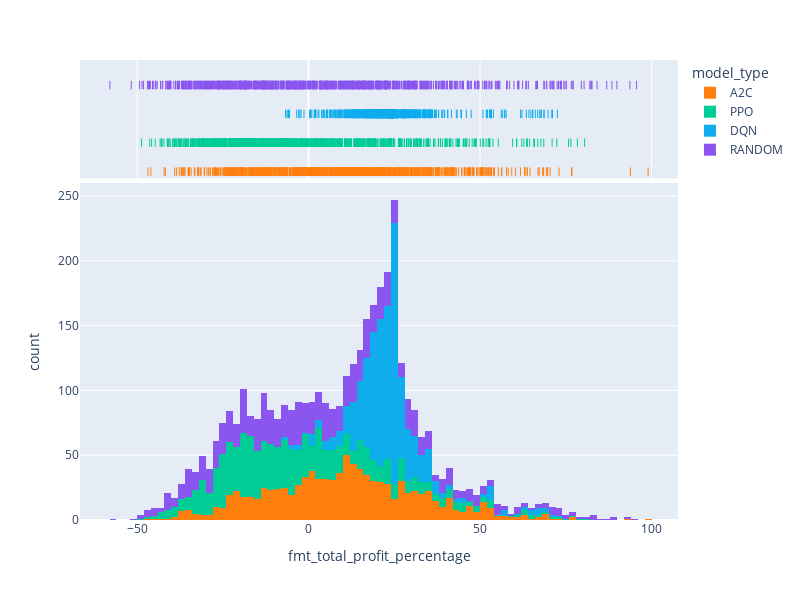

Notebook source saved alongside this figure:
### Code cell
fig = px.histogram(df_simulation_results, x="fmt_total_profit_percentage", color="model_type", color_discrete_sequence=[ "#FF7F0E", "#00CC96", "#10aded", "#8A56EF"],  width=800, height=600, marginal="rug", # can be `box`, `violin`
                         hover_data=['total_reward_cash','fmt_total_profit_percentage', 'num_of_trades', 'sim_id'])
fig.show()

### Figure 1 — Plotly figure (JSON) as saved in the notebook; plotly's stock layout.template omitted (floating-point values rounded to 4 significant figures; data arrays with more than 128 entries replaced by an {"elided": "..."} marker saying what was removed)
{"data": [{"alignmentgroup": "True", "bingroup": "x", "hovertemplate": "model_type=A2C<br>fmt_total_profit_percentage=%{x}<br>count=%{y}<extra></extra>", "legendgroup": "A2C", "marker": {"color": "#FF7F0E", "pattern": {"shape": ""}}, "name": "A2C", "offsetgroup": "A2C", "orientation": "v", "showlegend": true, "type": "histogram", "x": {"elided": "1000 float values"}, "xaxis": "x", "yaxis": "y"}, {"alignmentgroup": "True", "boxpoints": "all", "customdata": {"elided": "1000x3 float values"}, "fillcolor": "rgba(255,255,255,0)", "hoveron": "points", "hovertemplate": "model_type=A2C<br>fmt_total_profit_percentage=%{x}<br>total_reward_cash=%{customdata[0]}<br>num_of_trades=%{customdata[1]}<br>sim_id=%{customdata[2]}<extra></extra>", "jitter": 0, "legendgroup": "A2C", "line": {"color": "rgba(255,255,255,0)"}, "marker": {"color": "#FF7F0E", "symbol": "line-ns-open"}, "name": "A2C", "offsetgroup": "A2C", "showlegend": false, "type": "box", "x": {"elided": "1000 float values"}, "xaxis": "x2", "yaxis": "y2"}, {"alignmentgroup": "True", "bingroup": "x", "hovertemplate": "model_type=PPO<br>fmt_total_profit_percentage=%{x}<br>count=%{y}<extra></extra>", "legendgroup": "PPO", "marker": {"color": "#00CC96", "pattern": {"shape": ""}}, "name": "PPO", "offsetgroup": "PPO", "orientation": "v", "showlegend": true, "type": "histogram", "x": {"elided": "1000 float values"}, "xaxis": "x", "yaxis": "y"}, {"alignmentgroup": "True", "boxpoints": "all", "customdata": {"elided": "1000x3 float values"}, "fillcolor": "rgba(255,255,255,0)", "hoveron": "points", "hovertemplate": "model_type=PPO<br>fmt_total_profit_percentage=%{x}<br>total_reward_cash=%{customdata[0]}<br>num_of_trades=%{customdata[1]}<br>sim_id=%{customdata[2]}<extra></extra>", "jitter": 0, "legendgroup": "PPO", "line": {"color": "rgba(255,255,255,0)"}, "marker": {"color": "#00CC96", "symbol": "line-ns-open"}, "name": "PPO", "offsetgroup": "PPO", "showlegend": false, "type": "box", "x": {"elided": "1000 float values"}, "xaxis": "x2", "yaxis": "y2"}, {"alignmentgroup": "True", "bingroup": "x", "hovertemplate": "model_type=DQN<br>fmt_total_profit_percentage=%{x}<br>count=%{y}<extra></extra>", "legendgroup": "DQN", "marker": {"color": "#10aded", "pattern": {"shape": ""}}, "name": "DQN", "offsetgroup": "DQN", "orientation": "v", "showlegend": true, "type": "histogram", "x": {"elided": "1000 float values"}, "xaxis": "x", "yaxis": "y"}, {"alignmentgroup": "True", "boxpoints": "all", "customdata": {"elided": "1000x3 float values"}, "fillcolor": "rgba(255,255,255,0)", "hoveron": "points", "hovertemplate": "model_type=DQN<br>fmt_total_profit_percentage=%{x}<br>total_reward_cash=%{customdata[0]}<br>num_of_trades=%{customdata[1]}<br>sim_id=%{customdata[2]}<extra></extra>", "jitter": 0, "legendgroup": "DQN", "line": {"color": "rgba(255,255,255,0)"}, "marker": {"color": "#10aded", "symbol": "line-ns-open"}, "name": "DQN", "offsetgroup": "DQN", "showlegend": false, "type": "box", "x": {"elided": "1000 float values"}, "xaxis": "x2", "yaxis": "y2"}, {"alignmentgroup": "True", "bingroup": "x", "hovertemplate": "model_type=RANDOM<br>fmt_total_profit_percentage=%{x}<br>count=%{y}<extra></extra>", "legendgroup": "RANDOM", "marker": {"color": "#8A56EF", "pattern": {"shape": ""}}, "name": "RANDOM", "offsetgroup": "RANDOM", "orientation": "v", "showlegend": true, "type": "histogram", "x": {"elided": "1000 float values"}, "xaxis": "x", "yaxis": "y"}, {"alignmentgroup": "True", "boxpoints": "all", "customdata": {"elided": "1000x3 float values"}, "fillcolor": "rgba(255,255,255,0)", "hoveron": "points", "hovertemplate": "model_type=RANDOM<br>fmt_total_profit_percentage=%{x}<br>total_reward_cash=%{customdata[0]}<br>num_of_trades=%{customdata[1]}<br>sim_id=%{customdata[2]}<extra></extra>", "jitter": 0, "legendgroup": "RANDOM", "line": {"color": "rgba(255,255,255,0)"}, "marker": {"color": "#8A56EF", "symbol": "line-ns-open"}, "name": "RANDOM", "offsetgroup": "RANDOM", "showlegend": false, "type": "box", "x": {"elided": "1000 float values"}, "xaxis": "x2", "yaxis": "y2"}], "layout": {"barmode": "relative", "height": 600, "legend": {"title": {"text": "model_type"}, "tracegroupgap": 0}, "margin": {"t": 60}, "width": 800, "xaxis": {"anchor": "y", "domain": [0, 1], "title": {"text": "fmt_total_profit_percentage"}}, "xaxis2": {"anchor": "y2", "domain": [0, 1], "matches": "x", "showgrid": true, "showticklabels": false}, "yaxis": {"anchor": "x", "domain": [0, 0.7326], "title": {"text": "count"}}, "yaxis2": {"anchor": "x2", "domain": [0.7426, 1], "matches": "y2", "showgrid": false, "showline": false, "showticklabels": false, "ticks": ""}}}
